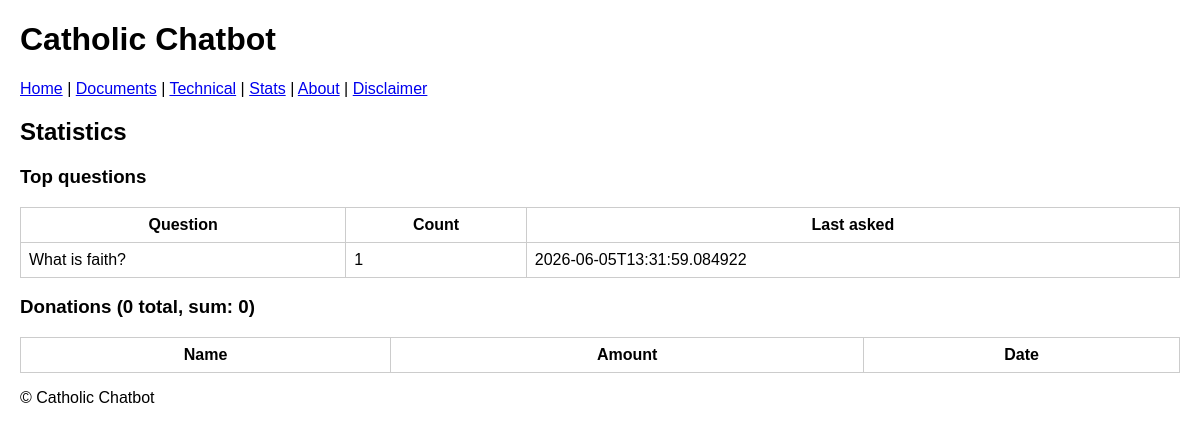
/stats, run on an earlier commit of the app's database.
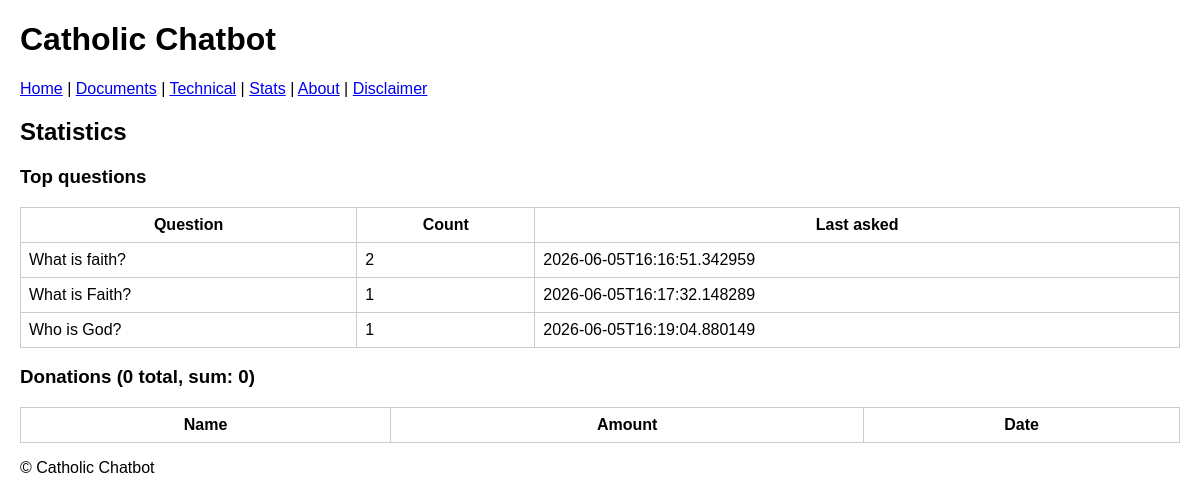
And on a later commit of the database.
### tables this page shows
CREATE TABLE queries (
            question TEXT PRIMARY KEY,
            count INTEGER,
            last_asked TEXT
        );

### backend/webapp.py (the view)
@app.get("/stats", response_class=HTMLResponse)
def stats(request: Request):
    conn = sqlite3.connect(APP_DB)
    cur = conn.cursor()
    cur.execute("SELECT question, count, last_asked FROM queries ORDER BY count DESC LIMIT 100")
    queries = cur.fetchall()
    cur.execute("SELECT name, amount, date FROM donations ORDER BY date DESC LIMIT 100")
    donations = cur.fetchall()
    cur.execute("SELECT COUNT(*) FROM donations")
    total_donations = cur.fetchone()[0]
    cur.execute("SELECT SUM(amount) FROM donations")
    donation_sum = cur.fetchone()[0] or 0
    conn.close()
    return templates.TemplateResponse(request, "stats.html", {"request": request, "queries": queries, "donations": donations, "donation_count": total_donations, "donation_sum": donation_sum})

### frontend/templates/stats.html (shortened to what this page needs)
{% extends "base.html" %}
{% block content %}
  <h2>Statistics</h2>
  <h3>Top questions</h3>
  <table>
    <thead><tr><th>Question</th><th>Count</th><th>Last asked</th></tr></thead>
    <tbody>
    {% for q,c,d in queries %}
      <tr><td>{{ q }}</td><td>{{ c }}</td><td>{{ d }}</td></tr>
    {% endfor %}
    </tbody>
  </table>
  <h3>Donations ({{ donation_count }} total, sum: {{ donation_sum }})</h3>
  <table>
    <thead><tr><th>Name</th><th>Amount</th><th>Date</th></tr></thead>
  </table>
{% endblock %}

### frontend/templates/base.html (shortened to what this page needs)
<!doctype html>
<html>
  <head>
    <link rel="stylesheet" href="/static/style.css">
  </head>
  <body>
    <header>
      <h1>Catholic Chatbot</h1>
      <nav>
        <a href="/">Home</a> |
        <a href="/documents">Documents</a> |
        <a href="/technical">Technical</a> |
        <a href="/stats">Stats</a> |
        <a href="/about">About</a> |
        <a href="/disclaimer">Disclaimer</a>
      </nav>
    </header>
    <main>
      {% block content %}{% endblock %}
    </main>
    <footer>
      <p>&copy; Catholic Chatbot</p>
    </footer>
  </body>
</html>

### frontend/static/style.css (style rules this page uses)
body { font-family: Arial, sans-serif; margin: 20px; }
header { margin-bottom: 20px; }
table { border-collapse: collapse; width: 100%; }
table, th, td { border: 1px solid #ccc; }
th, td { padding: 8px; }

What changed in the data, as far as the page shows it:
changed queries "What is faith?": count "1" → "2"; last_asked "2026-06-05T13:31:59.084922" → "2026-06-05T16:16:51.342959"
added queries: question "What is Faith?", count "1", last_asked "2026-06-05T16:17:32.148289"
added queries: question "Who is God?", count "1", last_asked "2026-06-05T16:19:04.880149"
